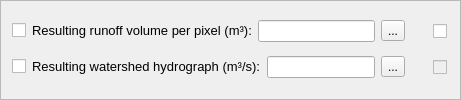
                 <widget class="QFrame" name="frame_5">
                  <property name="frameShape">
                   <enum>QFrame::StyledPanel</enum>
                  </property>
                  <property name="frameShadow">
                   <enum>QFrame::Raised</enum>
                  </property>
                  <layout class="QGridLayout" name="gridLayout_33">
                   <item row="0" column="0">
                    <layout class="QGridLayout" name="gridLayout_20">
                     <item row="0" column="0">
                      <widget class="QCheckBox" name="ch_5_pg4">
                       <property name="sizePolicy">
                        <sizepolicy hsizetype="Fixed" vsizetype="Fixed">
                         <horstretch>0</horstretch>
                         <verstretch>0</verstretch>
                        </sizepolicy>
                       </property>
                       <property name="text">
                        <string/>
                       </property>
                      </widget>
                     </item>
                     <item row="0" column="1">
                      <layout class="QGridLayout" name="gridLayout_57">
                       <item row="0" column="2">
                        <widget class="QToolButton" name="tbtn_pg4_5">
                         <property name="text">
                          <string>...</string>
                         </property>
                        </widget>
                       </item>
                       <item row="0" column="1">
                        <widget class="QLineEdit" name="le_5_pg4">
                         <property name="sizePolicy">
                          <sizepolicy hsizetype="Minimum" vsizetype="Fixed">
                           <horstretch>0</horstretch>
                           <verstretch>0</verstretch>
                          </sizepolicy>
                         </property>
                         <property name="minimumSize">
                          <size>
                           <width>60</width>
                           <height>0</height>
                          </size>
                         </property>
                         <property name="maximumSize">
                          <size>
                           <width>220</width>
                           <height>24</height>
                          </size>
                         </property>
                         <property name="clearButtonEnabled">
                          <bool>true</bool>
                         </property>
                        </widget>
                       </item>
                       <item row="0" column="3">
                        <widget class="QLabel" name="label_56">
                         <property name="sizePolicy">
                          <sizepolicy hsizetype="Preferred" vsizetype="Preferred">
                           <horstretch>0</horstretch>
                           <verstretch>0</verstretch>
                          </sizepolicy>
                         </property>
                         <property name="minimumSize">
                          <size>
                           <width>16</width>
                           <height>16</height>
                          </size>
                         </property>
                         <property name="maximumSize">
                          <size>
                           <width>16</width>
                           <height>16</height>
                          </size>
                         </property>
                         <property name="toolTip">
                          <string>&lt;html&gt;&lt;head/&gt;&lt;body&gt;&lt;p align=&quot;justify&quot;&gt;If selected, the user can provide a directory where a raster file containing the &lt;span style=&quot; text-decoration: underline;&quot;&gt;downstream&lt;/span&gt; flow path slope of the pixels part of the watershed will be saved.&lt;/p&gt;&lt;/body&gt;&lt;/html&gt;</string>
                         </property>
                         <property name="text">
                          <string/>
                         </property>
                         <property name="pixmap">
                          <pixmap>tip_icon.png</pixmap>
                         </property>
                        </widget>
                       </item>
                       <item row="0" column="0">
                        <widget class="QLabel" name="label_71">
                         <property name="text">
                          <string>&lt;html&gt;&lt;head/&gt;&lt;body&gt;&lt;p align=&quot;justify&quot;&gt;&lt;span style=&quot; font-size:10pt;&quot;&gt;Resulting runoff volume per pixel (m³):&lt;/span&gt;&lt;/p&gt;&lt;/body&gt;&lt;/html&gt;</string>
                         </property>
                        </widget>
                       </item>
                       <item row="0" column="4">
                        <widget class="QCheckBox" name="ch_11_pg4">
                         <property name="enabled">
                          <bool>true</bool>
                         </property>
                         <property name="sizePolicy">
                          <sizepolicy hsizetype="Expanding" vsizetype="Fixed">
                           <horstretch>0</horstretch>
                           <verstretch>0</verstretch>
                          </sizepolicy>
                         </property>
                         <property name="minimumSize">
                          <size>
                           <width>16</width>
                           <height>16</height>
                          </size>
                         </property>
                         <property name="maximumSize">
                          <size>
                           <width>16</width>
                           <height>16</height>
                          </size>
                         </property>
                         <property name="text">
                          <string/>
                         </property>
                         <property name="checkable">
                          <bool>true</bool>
                         </property>
                         <property name="checked">
                          <bool>false</bool>
                         </property>
                        </widget>
                       </item>
                      </layout>
                     </item>
                    </layout>
                   </item>
                   <item row="1" column="0">
                    <layout class="QGridLayout" name="gridLayout_28">
                     <item row="0" column="0">
                      <widget class="QCheckBox" name="ch_6_pg4">
                       <property name="sizePolicy">
                        <sizepolicy hsizetype="Fixed" vsizetype="Fixed">
                         <horstretch>0</horstretch>
                         <verstretch>0</verstretch>
                        </sizepolicy>
                       </property>
                       <property name="text">
                        <string/>
                       </property>
                      </widget>
                     </item>
                     <item row="0" column="1">
                      <layout class="QGridLayout" name="gridLayout_53">
                       <item row="0" column="2">
                        <widget class="QToolButton" name="tbtn_pg4_6">
                         <property name="text">
                          <string>...</string>
                         </property>
                        </widget>
                       </item>
                       <item row="0" column="0">
                        <widget class="QLabel" name="label_63">
                         <property name="text">
                          <string>&lt;html&gt;&lt;head/&gt;&lt;body&gt;&lt;p align=&quot;justify&quot;&gt;&lt;span style=&quot; font-size:10pt;&quot;&gt;Resulting watershed hydrograph (m³/s):&lt;/span&gt;&lt;/p&gt;&lt;/body&gt;&lt;/html&gt;</string>
                         </property>
                        </widget>
                       </item>
                       <item row="0" column="1">
                        <widget class="QLineEdit" name="le_6_pg4">
                         <property name="sizePolicy">
                          <sizepolicy hsizetype="Minimum" vsizetype="Fixed">
                           <horstretch>0</horstretch>
                           <verstretch>0</verstretch>
                          </sizepolicy>
                         </property>
                         <property name="minimumSize">
                          <size>
                           <width>60</width>
                           <height>0</height>
                          </size>
                         </property>
                         <property name="maximumSize">
                          <size>
                           <width>220</width>
                           <height>24</height>
                          </size>
                         </property>
                         <property name="clearButtonEnabled">
                          <bool>true</bool>
                         </property>
                        </widget>
                       </item>
                       <item row="0" column="3">
                        <widget class="QLabel" name="label_54">
                         <property name="sizePolicy">
                          <sizepolicy hsizetype="Preferred" vsizetype="Preferred">
                           <horstretch>0</horstretch>
                           <verstretch>0</verstretch>
                          </sizepolicy>
                         </property>
                         <property name="minimumSize">
                          <size>
                           <width>16</width>
                           <height>16</height>
                          </size>
                         </property>
                         <property name="maximumSize">
                          <size>
                           <width>16</width>
                           <height>16</height>
                          </size>
                         </property>
                         <property name="toolTip">
                          <string>&lt;html&gt;&lt;head/&gt;&lt;body&gt;&lt;p align=&quot;justify&quot;&gt;If selected, the user can provide a directory where a raster file containing the &lt;span style=&quot; text-decoration: underline;&quot;&gt;downstream&lt;/span&gt; flow path &lt;span style=&quot; text-decoration: underline;&quot;&gt;relative slope for each pixel&lt;/span&gt; part of the watershed will be saved.&lt;/p&gt;&lt;/body&gt;&lt;/html&gt;</string>
                         </property>
                         <property name="text">
                          <string/>
                         </property>
                         <property name="pixmap">
                          <pixmap>tip_icon.png</pixmap>
                         </property>
                        </widget>
                       </item>
                       <item row="0" column="4">
                        <widget class="QCheckBox" name="ch_12_pg4">
                         <property name="enabled">
                          <bool>false</bool>
                         </property>
                         <property name="sizePolicy">
                          <sizepolicy hsizetype="Expanding" vsizetype="Fixed">
                           <horstretch>0</horstretch>
                           <verstretch>0</verstretch>
                          </sizepolicy>
                         </property>
                         <property name="minimumSize">
                          <size>
                           <width>16</width>
                           <height>16</height>
                          </size>
                         </property>
                         <property name="maximumSize">
                          <size>
                           <width>16</width>
                           <height>16</height>
                          </size>
                         </property>
                         <property name="text">
                          <string/>
                         </property>
                         <property name="checkable">
                          <bool>true</bool>
                         </property>
                         <property name="checked">
                          <bool>false</bool>
                         </property>
                        </widget>
                       </item>
                      </layout>
                     </item>
                    </layout>
                   </item>
                  </layout>
                 </widget>
